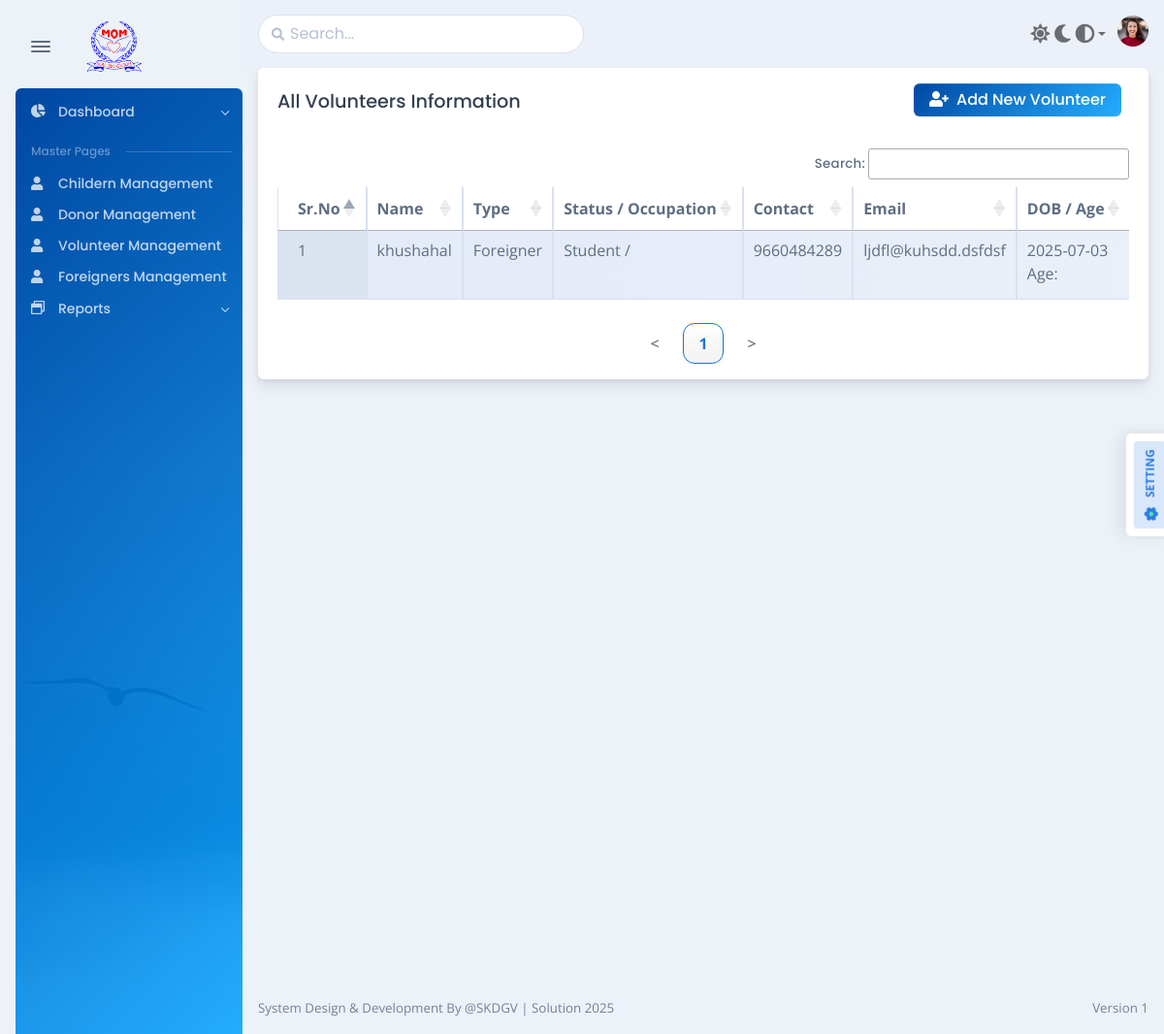
Screenshot of /show_all_volunteer.php with the database file from the repository.
### tables this page shows
CREATE TABLE `volunteer_managment` (
  `volunteer_managment_id` int(11) NOT NULL,
  `volunteer_name` varchar(255) NOT NULL,
  `volunteer_type` varchar(50) DEFAULT NULL,
  `volunteer_country` varchar(100) DEFAULT NULL,
  `passport_number` varchar(100) DEFAULT NULL,
  `visa_type` varchar(100) DEFAULT NULL,
  `duration_of_stay` varchar(100) DEFAULT NULL,
  `home_visit_from` date DEFAULT NULL,
  `home_visit_till` date DEFAULT NULL,
  `volunteer_status` varchar(50) DEFAULT NULL,
  `volunteer_occupation` varchar(100) DEFAULT NULL,
  `dob` date DEFAULT NULL,
  `age` int(11) DEFAULT NULL,
  `visit_date` date DEFAULT NULL,
  `contact_number` varchar(50) DEFAULT NULL,
  `email` varchar(100) DEFAULT NULL,
  `address` text,
  `volunteering_reason` text,
  `marital_status` varchar(20) DEFAULT NULL,
  `spouse_name` varchar(255) DEFAULT NULL,
  `marriage_date` date DEFAULT NULL,
  `spouse_occupation` varchar(255) DEFAULT NULL,
  `spouse_living_location` varchar(255) DEFAULT NULL,
  `volunteer_photo_first` varchar(255) DEFAULT NULL,
  `volunteer_photo_second` varchar(255) DEFAULT NULL,
  `volunteer_photo_third` varchar(255) DEFAULT NULL
);

### script.php (called while the page is built, shortened)
<?php require('customization.php');  ?>

### show_all_volunteer.php (the view, shortened to what this page needs)
<?php
require('config.php');
?>
<!DOCTYPE html>
<html data-bs-theme="light" lang="en-US" dir="ltr">
<head>
  <?php
    require('style.php');
    require('script.php');
  ?>
  <link rel="stylesheet" href="https://cdn.datatables.net/1.13.6/css/jquery.dataTables.min.css">
  <link rel="stylesheet" href="https://cdn.datatables.net/buttons/2.4.1/css/buttons.dataTables.min.css">
  <link rel="stylesheet" href="https://cdn.datatables.net/responsive/2.5.0/css/responsive.dataTables.min.css">
</head>
<body>
<?php require('sidebar.php'); ?>
<?php require('header.php'); ?>
<div class="card mb-3">
  <div class="card-header">
    <div class="row flex-between-end">
      <div class="col-auto align-self-center">
        <h5 class="mb-0">All Volunteers Information</h5>
      </div>
      <div class="col-auto ms-auto d-flex align-items-center">
        <a href="volunteer_managment_form.php">
          <button class="btn btn-gradient-regular me-2 mb-1" type="button">
            <span class="fas fa-user-plus me-1"></span> Add New Volunteer
          </button>
        </a>
      </div>
    </div>
  <div class="table-responsive">
    <table id="donorsTable" class="display nowrap table table-bordered table-striped dt-responsive" style="width:100%">
      <thead>
             <tr>
          <th>Sr.No</th>
          <th>Name</th>
          <th>Type</th>
          <th>Status / Occupation</th>
          <th>Contact</th>
          <th>Email</th>
          <th>DOB / Age</th>
        </tr>
      </thead>
      <tbody>
         <?php
        $query = "SELECT * FROM volunteer_managment";
        $result = mysqli_query($mysqli, $query);
        $i=1;
        while ($row = mysqli_fetch_assoc($result)) {
          echo "<tr>";
          echo "<td>" . $i++ . "</td>";
          echo "<td>" . htmlspecialchars($row['volunteer_name']) . "</td>";
          echo "<td>" . htmlspecialchars($row['volunteer_type']) . "</td>";
          echo "<td>" . htmlspecialchars($row['volunteer_status']) . " / " . htmlspecialchars($row['volunteer_occupation']) . "</td>";
          echo "<td>" . htmlspecialchars($row['contact_number']) . "</td>";
          echo "<td>" . htmlspecialchars($row['email']) . "</td>";
          echo "<td>" . htmlspecialchars($row['dob']) . "<br>Age: " . htmlspecialchars($row['age']) . "</td>";
          echo "</tr>";
        }
        ?>
      </tbody>
    </table>
  </div>
</div>
<?php require('footer.php'); ?>
</body>
</html>

### style.php (shortened to what this page needs)
<link href="vendors/flatpickr/flatpickr.min.css" rel="stylesheet">
<link href="vendors/glightbox/glightbox.min.css" rel="stylesheet">
<link href="vendors/plyr/plyr.css" rel="stylesheet">
<link href="vendors/dropzone/dropzone.css" rel="stylesheet">
<link href="vendors/leaflet/leaflet.css" rel="stylesheet">
<link href="vendors/leaflet.markercluster/MarkerCluster.css" rel="stylesheet">
<link href="vendors/leaflet.markercluster/MarkerCluster.Default.css" rel="stylesheet">
<link href="vendors/simplebar/simplebar.min.css" rel="stylesheet">
<link href="assets/css/theme-rtl.min.css" rel="stylesheet" id="style-rtl">
<link href="assets/css/theme.min.css" rel="stylesheet" id="style-default">
<link href="assets/css/user-rtl.min.css" rel="stylesheet" id="user-style-rtl">
<link href="assets/css/user.min.css" rel="stylesheet" id="user-style-default">

### customization.php (shortened to what this page needs)
<a class="card setting-toggle" href="#settings-offcanvas" data-bs-toggle="offcanvas">
  <div class="card-body d-flex align-items-center py-md-2 px-2 py-1">
    <div class="bg-primary-subtle position-relative rounded-start" style="height:34px;width:28px">
      <div class="settings-popover"><span class="ripple"><span class="fa-spin position-absolute all-0 d-flex flex-center"><span class="icon-spin position-absolute all-0 d-flex flex-center"></span></span></span></div>
    </div><small class="text-uppercase text-primary fw-bold bg-primary-subtle py-2 pe-2 ps-1 rounded-end">Setting</small>
  </div>
</a>

### sidebar.php (shortened to what this page needs)
 <main class="main" id="top">
<div class="container" data-layout="container">
     <nav class="navbar navbar-light navbar-vertical navbar-expand-xl" style="display: none;">
    <div class="d-flex align-items-center">
      <div class="toggle-icon-wrapper">
        <button class="btn navbar-toggler-humburger-icon navbar-vertical-toggle" data-bs-toggle="tooltip" data-bs-placement="left" title="Toggle Navigation"><span class="navbar-toggle-icon"><span class="toggle-line"></span></span></button>
      </div><a class="navbar-brand" href="index.html">
        <div class="d-flex align-items-center py-3"><center><img src="assets/img/favicons/favicon-32x32.png" alt="Favicon" width="64" height="64"><center></div>
      </a>
    </div>
  <div class="collapse navbar-collapse" id="navbarVerticalCollapse">
      <div class="navbar-vertical-content scrollbar">
        <ul class="navbar-nav flex-column mb-3" id="navbarVerticalNav">
          <li class="nav-item"><a class="nav-link dropdown-indicator" href="#dashboard" role="button" data-bs-toggle="collapse" aria-expanded="false" aria-controls="dashboard">
              <div class="d-flex align-items-center"><span class="nav-link-icon"><span class="fas fa-chart-pie"></span></span><span class="nav-link-text ps-1">Dashboard</span></div>
            </a>
          </li>
          <li class="nav-item">
            <div class="row navbar-vertical-label-wrapper mt-3 mb-2">
              <div class="col-auto navbar-vertical-label">Master Pages</div>
              <div class="col ps-0">
                <hr class="mb-0 navbar-vertical-divider" />
              </div>
            </div>
            <a class="nav-link" href="childern_management_form" role="button">
              <div class="d-flex align-items-center"><span class="nav-link-icon"><span class="fas fa-user"></span></span><span class="nav-link-text ps-1">Childern Management</span></div>
            </a>
            <a class="nav-link" href="donor_management_form" role="button">
              <div class="d-flex align-items-center"><span class="nav-link-icon"><span class="fas fa-user"></span></span><span class="nav-link-text ps-1">Donor Management</span></div>
            </a>
             <a class="nav-link" href="Volunteer_Management_Form" role="button">
              <div class="d-flex align-items-center"><span class="nav-link-icon"><span class="fas fa-user"></span></span><span class="nav-link-text ps-1">Volunteer  Management</span></div>
            </a>
            <a class="nav-link" href="Foreigners_Management_Form" role="button">
              <div class="d-flex align-items-center"><span class="nav-link-icon"><span class="fas fa-user"></span></span><span class="nav-link-text ps-1">Foreigners Management</span></div>
            </a>
            <a class="nav-link dropdown-indicator" href="#Layouts" role="button" data-bs-toggle="collapse" aria-expanded="false" aria-controls="Layouts">
              <div class="d-flex align-items-center"><span class="nav-link-icon"><span class="far fa-window-restore"></span></span><span class="nav-link-text ps-1">Reports</span></div>
            </a>
          </li>
        </ul>
      </div>
    </div>
  </nav>

### header.php (shortened to what this page needs)
<div class="content">
  <nav class="navbar navbar-light navbar-glass navbar-top navbar-expand">
    <ul class="navbar-nav align-items-center d-none d-lg-block">
      <li class="nav-item">
        <div class="search-box" data-list='{"valueNames":["title"]}'>
          <form class="position-relative" data-bs-toggle="search" data-bs-display="static"><input class="form-control search-input fuzzy-search" type="search" placeholder="Search..." aria-label="Search" />
            <span class="fas fa-search search-box-icon"></span>
          </form>
        </div>
      </li>
    </ul>
    <ul class="navbar-nav navbar-nav-icons ms-auto flex-row align-items-center">
      <li class="nav-item ps-2 pe-0">
        <div class="dropdown theme-control-dropdown"><a class="nav-link d-flex align-items-center dropdown-toggle fa-icon-wait fs-9 pe-1 py-0" href="#" role="button" id="themeSwitchDropdown" data-bs-toggle="dropdown" aria-haspopup="true" aria-expanded="false"><span class="fas fa-sun fs-7" data-fa-transform="shrink-2" data-theme-dropdown-toggle-icon="light"></span><span class="fas fa-moon fs-7" data-fa-transform="shrink-3" data-theme-dropdown-toggle-icon="dark"></span><span class="fas fa-adjust fs-7" data-fa-transform="shrink-2" data-theme-dropdown-toggle-icon="auto"></span></a>
        </div>
      </li>
      <li class="nav-item dropdown"><a class="nav-link pe-0 ps-2" id="navbarDropdownUser" role="button" data-bs-toggle="dropdown" aria-haspopup="true" aria-expanded="false">
          <div class="avatar avatar-xl">
            <img class="rounded-circle" src="assets/img/team/3-thumb.png" alt="" />
          </div>
        </a>
      </li>
    </ul>
</nav>

### footer.php (shortened to what this page needs)
</div>
          <footer class="footer">
            <div class="row g-0 justify-content-between fs-10 mt-4 mb-3">
              <div class="col-12 col-sm-auto text-center">
                <p class="mb-0 text-600">System Design & Development By @SKDGV <span class="d-none d-sm-inline-block">| Solution </span><br class="d-sm-none" /> 2025 </p>
              </div>
              <div class="col-12 col-sm-auto text-center">
                <p class="mb-0 text-600">Version 1</p>
              </div>
            </div>
          </footer>
        </div>
      </div>
    </main>

### style.php (style rules this page uses)
.btn-gradient-regular { background: linear-gradient(-45deg, rgba(0, 160, 255, 0.86), #0048a2); color: #fff; border: none; }

### show_all_volunteer.php (style rules this page uses)
.btn-gradient-regular { background: linear-gradient(-45deg, rgba(0, 160, 255, 0.86), #0048a2) !important; color: #fff !important; border: none !important; margin-right: 5px; border-radius: 6px; }
table.dataTable tbody tr:nth-child(odd) { background: linear-gradient(90deg, #e8f0fe, #f5faff); }

### rows the page displays
volunteer_managment: volunteer_name "khushahal", volunteer_type "Foreigner", volunteer_status "Student", contact_number "9660484289", email "ljdfl@kuhsdd.dsfdsf", dob "2025-07-03"
